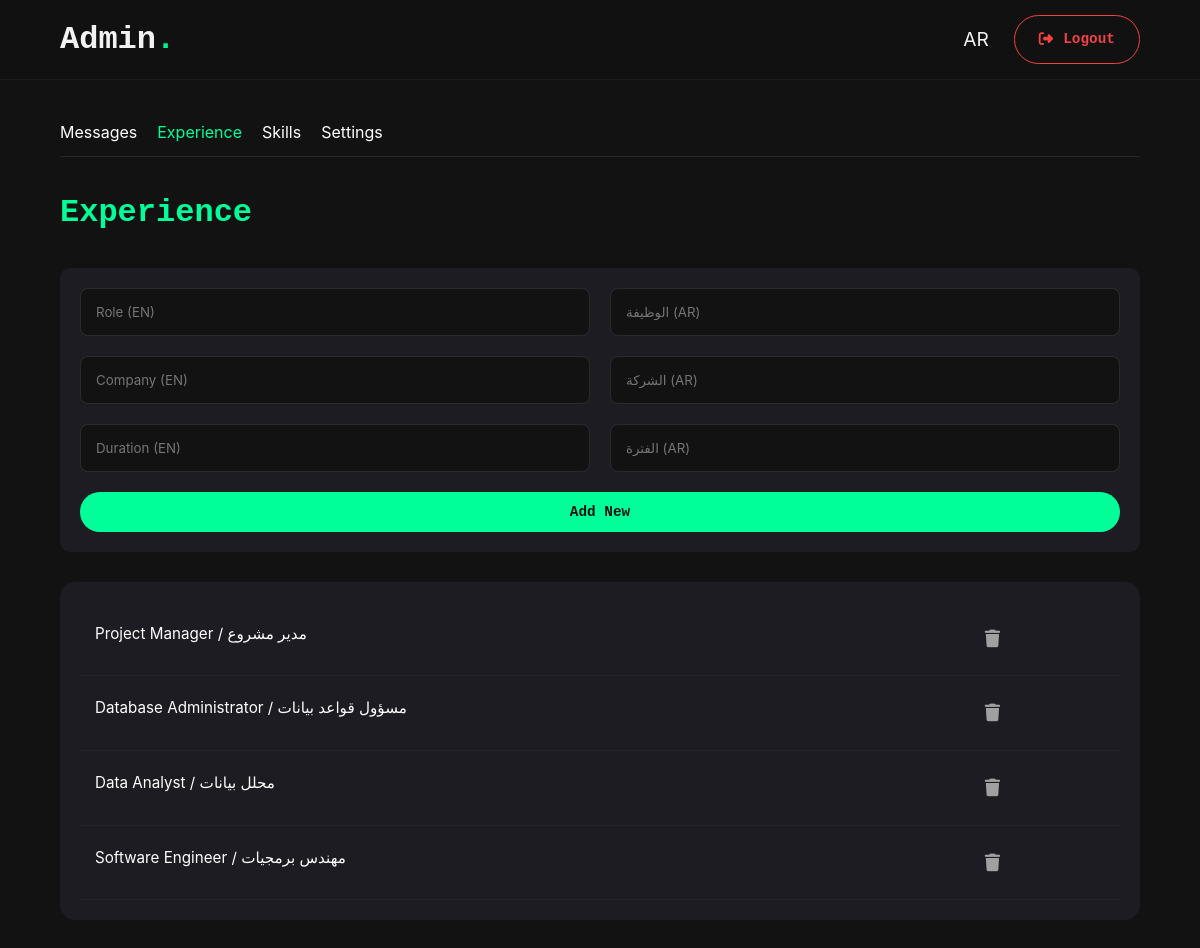
Screenshot of /dashboard.php?tab=experience (signed in) with the database file from the repository.
### tables this page shows
CREATE TABLE `experience` (
  `id` int(11) NOT NULL,
  `role_en` varchar(255) DEFAULT NULL,
  `role_ar` varchar(255) DEFAULT NULL,
  `company_en` varchar(255) DEFAULT NULL,
  `company_ar` varchar(255) DEFAULT NULL,
  `duration_en` varchar(100) DEFAULT NULL,
  `duration_ar` varchar(100) DEFAULT NULL,
  `created_at` timestamp NOT NULL DEFAULT current_timestamp()
);

### includes/translations.php (called while the page is built, shortened)
<?php
$lang = isset($_SESSION['lang']) ? $_SESSION['lang'] : 'en';
function t($key) {
    global $translations, $lang;
    return isset($translations[$lang][$key]) ? $translations[$lang][$key] : $key;
}
?>

### dashboard.php (the view, shortened to what this page needs)
<?php
include 'includes/db_connect.php';
include 'includes/translations.php';
?>
<!DOCTYPE html>
<html lang="<?php echo $lang; ?>" data-theme="dark" <?php echo ($lang == 'ar' ? 'dir="rtl"' : 'dir="ltr"'); ?>>
<head>
    <link rel="stylesheet" href="https://cdnjs.cloudflare.com/ajax/libs/font-awesome/6.4.0/css/all.min.css">
    <link rel="stylesheet" href="assets/css/style.css">
</head>
<body class="dashboard-page">
    <header class="header">
        <div class="container nav-container">
            <a href="index.php" class="logo"><?php echo ($lang == 'ar' ? 'المدير' : 'Admin'); ?><span class="accent-dot">.</span></a>
            <div class="nav-actions">
                <a href="?lang=<?php echo ($lang == 'en' ? 'ar' : 'en'); ?>" class="icon-btn">
                    <?php echo ($lang == 'en' ? 'AR' : 'EN'); ?>
                </a>
                <a href="dashboard.php?action=logout" class="btn btn-outline" style="border-color: #ff4747; color: #ff4747;">
                    <i class="fas fa-sign-out-alt"></i> <?php echo t('logout'); ?>
                </a>
            </div>
        </div>
    </header>
    <main class="container page-content">
        <div class="dashboard-nav" style="display:flex; gap:20px; margin-bottom:30px; border-bottom:1px solid rgba(255,255,255,0.1); padding-bottom:10px;">
            <a href="?tab=messages" class="<?php echo (!isset($_GET['tab']) || $_GET['tab'] == 'messages') ? 'accent-text' : ''; ?>"><?php echo t('tab_messages'); ?></a>
            <a href="?tab=experience" class="<?php echo (isset($_GET['tab']) && $_GET['tab'] == 'experience') ? 'accent-text' : ''; ?>"><?php echo t('tab_experience'); ?></a>
            <a href="?tab=skills" class="<?php echo (isset($_GET['tab']) && $_GET['tab'] == 'skills') ? 'accent-text' : ''; ?>"><?php echo t('tab_skills'); ?></a>
            <a href="?tab=settings" class="<?php echo (isset($_GET['tab']) && $_GET['tab'] == 'settings') ? 'accent-text' : ''; ?>"><?php echo ($lang == 'ar' ? 'الإعدادات' : 'Settings'); ?></a>
        </div>
        <?php if(isset($_GET['tab']) && $_GET['tab'] == 'experience'): ?>
            <h1 class="accent-text"><?php echo t('tab_experience'); ?></h1>
            <form method="POST" class="contact-form" style="background:var(--bg-secondary); padding:20px; border-radius:10px; margin-bottom:30px;">
                <div class="input-row">
                    <input type="text" name="role_en" placeholder="<?php echo ($lang == 'ar' ? 'الوظيفة (إنجليزي)' : 'Role (EN)'); ?>" required>
                    <input type="text" name="role_ar" placeholder="<?php echo ($lang == 'ar' ? 'الوظيفة (عربي)' : 'الوظيفة (AR)'); ?>" required>
                </div>
                <div class="input-row">
                    <input type="text" name="company_en" placeholder="<?php echo ($lang == 'ar' ? 'الشركة (إنجليزي)' : 'Company (EN)'); ?>" required>
                    <input type="text" name="company_ar" placeholder="<?php echo ($lang == 'ar' ? 'الشركة (عربي)' : 'الشركة (AR)'); ?>" required>
                </div>
                <div class="input-row">
                    <input type="text" name="dur_en" placeholder="<?php echo ($lang == 'ar' ? 'الفترة (إنجليزي)' : 'Duration (EN)'); ?>" required>
                    <input type="text" name="dur_ar" placeholder="<?php echo ($lang == 'ar' ? 'الفترة (عربي)' : 'الفترة (AR)'); ?>" required>
                </div>
                <button type="submit" name="add_experience" class="btn btn-primary"><?php echo t('btn_add_new'); ?></button>
            </form>
            <div class="table-container">
                <table class="admin-table">
                    <tbody>
                        <?php
                        $exp_list = $pdo->query("SELECT * FROM experience ORDER BY id DESC")->fetchAll();
                        foreach($exp_list as $e): ?>
                        <tr>
                            <td><?php echo $e['role_en']; ?> / <?php echo $e['role_ar']; ?></td>
                            <td><a href="?delete_exp=<?php echo $e['id']; ?>&tab=experience" class="delete-btn"><i class="fas fa-trash"></i></a></td>
                        </tr>
                        <?php endforeach; ?>
                    </tbody>
                </table>
            </div>
        <?php endif; ?>
    </main>
</body>
</html>

### assets/css/style.css (style rules this page uses)
:root { --bg-primary: #121212; --bg-secondary: #1c1c22; --text-primary: #ffffff; --text-secondary: #a0a0a0; --accent-color: #00ff99; --accent-hover: #00cc7a; --font-body: 'Inter', sans-serif; --font-heading: 'JetBrains Mono', monospace; --container-width: 1200px; --header-height: 80px; }
* { margin: 0; padding: 0; box-sizing: border-box; }
html { scroll-behavior: smooth; }
body { background-color: var(--bg-primary); color: var(--text-primary); font-family: var(--font-body); line-height: 1.6; transition: background-color 0.3s ease, color 0.3s ease; overflow-x: hidden; }
a { text-decoration: none; color: inherit; transition: color 0.3s ease; }
h1, h2, h3, .logo, .stat-number, .job-title-heading, .mono-text { font-family: var(--font-heading); }
.container { width: 90%; max-width: var(--container-width); margin: 0 auto; }
.accent-text, .accent-dot { color: var(--accent-color); }
.btn { display: inline-block; padding: 12px 24px; border-radius: 50px; font-weight: 600; cursor: pointer; transition: all 0.3s ease; border: none; font-family: var(--font-heading); font-size: 0.9rem; }
.btn-primary { background-color: var(--accent-color); color: var(--bg-primary); }
.btn-outline { border: 1px solid var(--accent-color); color: var(--accent-color); background: transparent; display: inline-flex; align-items: center; gap: 10px; }
.icon-btn { background: none; border: none; color: var(--text-primary); font-size: 1.2rem; cursor: pointer; padding: 5px; }
.delete-btn { color: var(--text-secondary); font-size: 1.1rem; transition: all 0.3s ease; display: inline-flex; padding: 8px; border-radius: 6px; }
.header { height: var(--header-height); display: flex; align-items: center; position: fixed; width: 100%; top: 0; z-index: 100; background-color: var(--bg-primary); opacity: 0.95; backdrop-filter: blur(10px); border-bottom: 1px solid rgba(255,255,255,0.05); }
.nav-container { display: flex; justify-content: space-between; align-items: center; }
.logo { font-size: 2rem; font-weight: 700; }
.nav-actions { display: flex; align-items: center; gap: 20px; }
.page-content { padding-top: 120px; padding-bottom: 60px; }
.contact-form { display: flex; flex-direction: column; gap: 20px; margin-top: 30px; }
.input-row { display: grid; grid-template-columns: 1fr 1fr; gap: 20px; }
.contact-form input, .contact-form select, .contact-form textarea { background-color: var(--bg-primary); border: 1px solid rgba(255,255,255,0.1); border-radius: 8px; padding: 15px; color: var(--text-primary); font-family: var(--font-body); }
.table-container { background-color: var(--bg-secondary); border-radius: 15px; padding: 20px; overflow-x: auto; }
.admin-table { width: 100%; border-collapse: collapse; text-align: left; }
.admin-table td { padding: 20px 15px; border-bottom: 1px solid rgba(255,255,255,0.03); vertical-align: top; font-size: 0.95rem; }

### rows the page displays
experience: role_en "Project Manager", role_ar "مدير مشروع"
experience: role_en "Database Administrator", role_ar "مسؤول قواعد بيانات"
experience: role_en "Data Analyst", role_ar "محلل بيانات"
experience: role_en "Software Engineer", role_ar "مهندس برمجيات"

### other values shown
t('logout') "Logout"
t('tab_messages') "Messages"
t('tab_experience') "Experience"
t('tab_skills') "Skills"
t('btn_add_new') "Add New"
